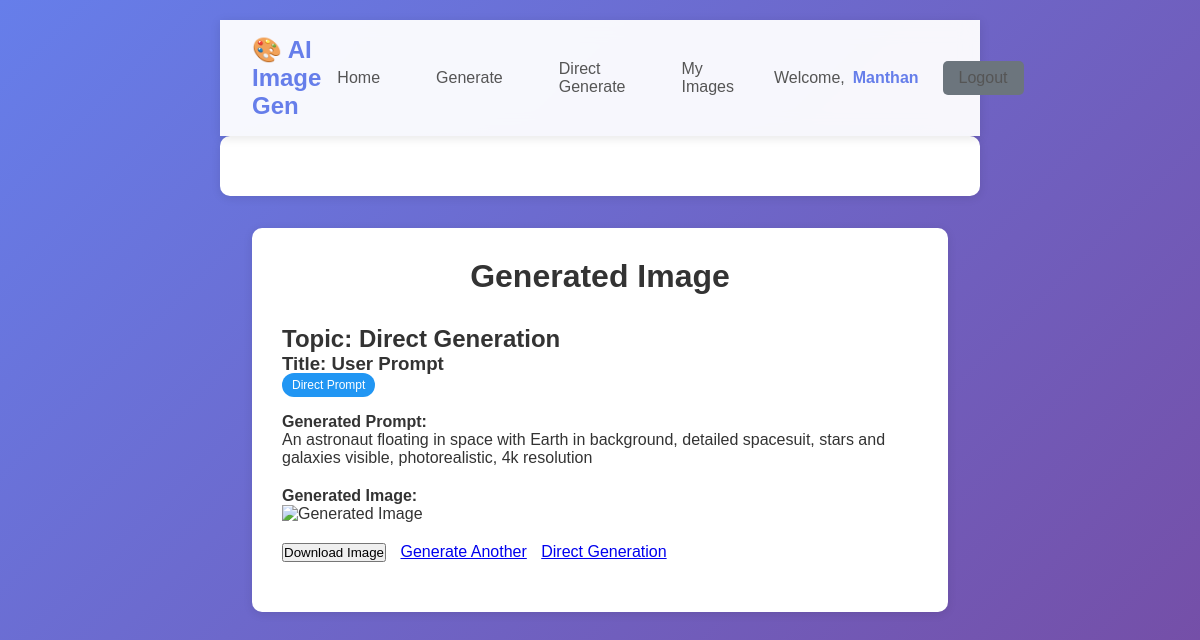
The page /generate/result/19/ (signed in) on the database its author committed.
### generator/models.py (models this page shows, shortened)
class ImageGenerationTask(models.Model):
    user = models.ForeignKey(User, on_delete=models.CASCADE, related_name='generated_images')
    topic = models.CharField(max_length=200)
    title = models.CharField(max_length=200)
    generated_prompt = models.TextField()
    image_data = models.TextField(blank=True, null=True)  # Store base64 image data
    content_type = models.CharField(max_length=100, default='image/png')
    created_at = models.DateTimeField(auto_now_add=True)
    generation_type = models.CharField(
        max_length=20,
        default='automatic',
        choices=[('automatic', 'Automatic'), ('direct', 'Direct')]
    )
    class Meta:
        ordering = ['-created_at']  # Show newest first

### generator/views.py (the view)
# urls.py: path('generate/result/<int:task_id>/', views.result, name='result'),
@login_required
def result(request, task_id):
    try:
        task = ImageGenerationTask.objects.get(id=task_id, user=request.user)
    except ImageGenerationTask.DoesNotExist:
        messages.error(request, "Image not found or you don't have permission to view it.")
        return redirect('home')
    image_data = None
    if task.image_data:
        image_data = f"data:{task.content_type};base64,{task.image_data}"
    context = {
        'task': task,
        'image_data': image_data,
    }
    return render(request, 'generator/result.html', context)

### generator/templates/generator/result.html (shortened to what this page needs)
{% extends 'generator/base.html' %}
{% block content %}
<!DOCTYPE html>
<html>
<head>
</head>
<body>
    <h1>Generated Image</h1>
    <div>
        <h2>Topic: {{ task.topic }}</h2>
        <h3>Title: {{ task.title }}</h3>
        <div style="margin-bottom: 15px;">
            <span style="background: {% if task.generation_type == 'automatic' %}#4CAF50{% else %}#2196F3{% endif %};
                        color: white;
                        padding: 5px 10px;
                        border-radius: 15px;
                        font-size: 12px;">
                {% if task.generation_type == 'automatic' %}
                    AI-Generated Prompt
                {% else %}
                    Direct Prompt
                {% endif %}
            </span>
        </div>
        <div style="margin: 20px 0;">
            <strong>Generated Prompt:</strong>
            <p>{{ task.generated_prompt }}</p>
        </div>
        {% if image_data %}
            <div style="margin: 20px 0;">
                <strong>Generated Image:</strong><br>
                <img src="{{ image_data }}" alt="Generated Image" style="max-width: 512px; max-height: 512px;">
            </div>
            <div style="margin: 20px 0;">
                <button onclick="downloadImage()">Download Image</button>
                <a href="{% url 'index' %}" style="margin-left: 10px;">Generate Another</a>
                <a href="{% url 'direct_generate' %}" style="margin-left: 10px;">Direct Generation</a>
            </div>
        {% else %}
            <p>Image generation failed. Please try again.</p>
            <a href="{% url 'index' %}">Try Again</a>
        {% endif %}
    </div>
</body>
</html>
{% endblock %}

### generator/templates/generator/base.html (shortened to what this page needs)
<!DOCTYPE html>
<html lang="en">
<head>
</head>
<body>
    <nav class="navbar">
        <a href="{% url 'home' %}" class="logo">🎨 AI Image Gen</a>
        <div class="nav-links">
            <a href="{% url 'home' %}">Home</a>
            {% if user.is_authenticated %}
                <a href="{% url 'index' %}">Generate</a>
                <a href="{% url 'direct_generate' %}">Direct Generate</a>
                <a href="{% url 'dashboard' %}">My Images</a>
                <div class="user-info">
                    <span>Welcome,</span>
                    <span class="username">{{ user.username }}</span>
                </div>
                <a href="{% url 'logout' %}" class="btn btn-secondary">Logout</a>
            {% else %}
                <div class="auth-buttons">
                    <a href="{% url 'login' %}" class="btn btn-secondary">Login</a>
                    <a href="{% url 'signup' %}" class="btn btn-primary">Sign Up</a>
                </div>
            {% endif %}
        </div>
    </nav>
    <div class="messages container">
    </div>
    <main class="content">
        <div class="container">
            {% block content %}{% endblock %}
        </div>
    </main>
</body>
</html>

### generator/templates/generator/base.html (style rules this page uses)
* { margin: 0; padding: 0; box-sizing: border-box; }
body { font-family: 'Segoe UI', Tahoma, Geneva, Verdana, sans-serif; background: linear-gradient(135deg, #667eea 0%, #764ba2 100%); min-height: 100vh; color: #333; }
.navbar { background: rgba(255, 255, 255, 0.95); backdrop-filter: blur(10px); padding: 1rem 2rem; display: flex; justify-content: space-between; align-items: center; box-shadow: 0 2px 10px rgba(0,0,0,0.1); position: sticky; top: 0; z-index: 1000; }
.logo { font-size: 1.5rem; font-weight: bold; color: #667eea; text-decoration: none; }
.nav-links { display: flex; gap: 1.5rem; align-items: center; }
.nav-links a { color: #555; text-decoration: none; font-weight: 500; padding: 0.5rem 1rem; border-radius: 5px; transition: all 0.3s; }
.btn { padding: 0.5rem 1.5rem; border-radius: 25px; text-decoration: none; font-weight: 500; transition: all 0.3s; border: none; cursor: pointer; }
.btn-secondary { background: transparent; border: 2px solid #667eea; color: #667eea; }
.content { padding: 2rem; }
.messages { max-width: 600px; margin: 1rem auto; }
.container { max-width: 1200px; margin: 0 auto; padding: 0 1rem; }
.user-info { display: flex; align-items: center; gap: 0.5rem; color: #555; }
.username { font-weight: 600; color: #667eea; }

### generator/templates/generator/result.html (style rules this page uses)
body { font-family: Arial, sans-serif; max-width: 800px; margin: 0 auto; padding: 20px; background-color: #f5f5f5; }
.container { background: white; padding: 30px; border-radius: 10px; box-shadow: 0 2px 10px rgba(0,0,0,0.1); }
h1 { color: #333; text-align: center; margin-bottom: 30px; }
.btn { padding: 10px 20px; border: none; border-radius: 5px; cursor: pointer; text-decoration: none; display: inline-block; text-align: center; flex: 1; }
.btn-secondary { background-color: #6c757d; color: white; }

### rows shown on the page
ImageGenerationTask: topic "Direct Generation", title "User Prompt", generated_prompt "An astronaut floating in space with Earth in background, detailed spacesuit, stars and galaxies visible, photorealistic, 4k resolution"

### other values the page prints
{{ user.username }} "Manthan"
